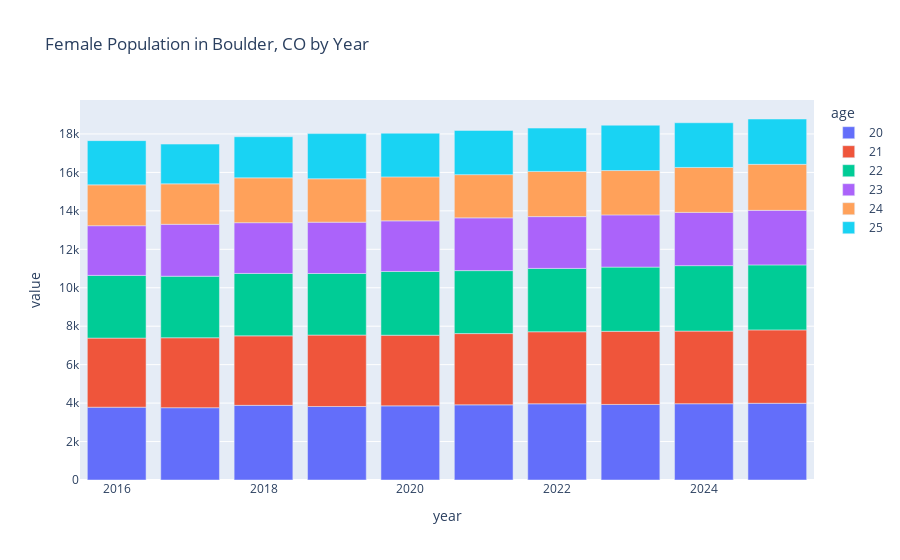

The code cell stored with this chart in its notebook:
### Code cell
# THIS will only work if you have plotly installed
# uncomment code to run - plotly is not  yet in our ea-environment but will be added
# conda install -c conda-forge plotly
pd.options.plotting.backend = "plotly"
dem_data_20_25_female_pivot.plot.bar(title="Female Population in Boulder, CO by Year")

### Figure 1 — Plotly figure (JSON) as saved in the notebook; plotly's stock layout.template omitted (floating-point values rounded to 4 significant figures)
{"data": [{"alignmentgroup": "True", "hovertemplate": "age=20<br>year=%{x}<br>value=%{y}<extra></extra>", "legendgroup": "20", "marker": {"color": "#636efa", "pattern": {"shape": ""}}, "name": "20", "offsetgroup": "20", "orientation": "v", "showlegend": true, "textposition": "auto", "type": "bar", "x": [2016, 2017, 2018, 2019, 2020, 2021, 2022, 2023, 2024, 2025], "xaxis": "x", "y": [3787, 3761, 3883, 3824, 3856, 3910, 3964, 3930, 3968, 3991], "yaxis": "y"}, {"alignmentgroup": "True", "hovertemplate": "age=21<br>year=%{x}<br>value=%{y}<extra></extra>", "legendgroup": "21", "marker": {"color": "#EF553B", "pattern": {"shape": ""}}, "name": "21", "offsetgroup": "21", "orientation": "v", "showlegend": true, "textposition": "auto", "type": "bar", "x": [2016, 2017, 2018, 2019, 2020, 2021, 2022, 2023, 2024, 2025], "xaxis": "x", "y": [3594, 3638, 3615, 3714, 3675, 3706, 3747, 3804, 3778, 3817], "yaxis": "y"}, {"alignmentgroup": "True", "hovertemplate": "age=22<br>year=%{x}<br>value=%{y}<extra></extra>", "legendgroup": "22", "marker": {"color": "#00cc96", "pattern": {"shape": ""}}, "name": "22", "offsetgroup": "22", "orientation": "v", "showlegend": true, "textposition": "auto", "type": "bar", "x": [2016, 2017, 2018, 2019, 2020, 2021, 2022, 2023, 2024, 2025], "xaxis": "x", "y": [3262, 3201, 3247, 3204, 3316, 3276, 3296, 3340, 3405, 3381], "yaxis": "y"}, {"alignmentgroup": "True", "hovertemplate": "age=23<br>year=%{x}<br>value=%{y}<extra></extra>", "legendgroup": "23", "marker": {"color": "#ab63fa", "pattern": {"shape": ""}}, "name": "23", "offsetgroup": "23", "orientation": "v", "showlegend": true, "textposition": "auto", "type": "bar", "x": [2016, 2017, 2018, 2019, 2020, 2021, 2022, 2023, 2024, 2025], "xaxis": "x", "y": [2585, 2700, 2640, 2669, 2632, 2743, 2693, 2716, 2769, 2836], "yaxis": "y"}, {"alignmentgroup": "True", "hovertemplate": "age=24<br>year=%{x}<br>value=%{y}<extra></extra>", "legendgroup": "24", "marker": {"color": "#FFA15A", "pattern": {"shape": ""}}, "name": "24", "offsetgroup": "24", "orientation": "v", "showlegend": true, "textposition": "auto", "type": "bar", "x": [2016, 2017, 2018, 2019, 2020, 2021, 2022, 2023, 2024, 2025], "xaxis": "x", "y": [2124, 2106, 2332, 2258, 2288, 2249, 2352, 2306, 2338, 2393], "yaxis": "y"}, {"alignmentgroup": "True", "hovertemplate": "age=25<br>year=%{x}<br>value=%{y}<extra></extra>", "legendgroup": "25", "marker": {"color": "#19d3f3", "pattern": {"shape": ""}}, "name": "25", "offsetgroup": "25", "orientation": "v", "showlegend": true, "textposition": "auto", "type": "bar", "x": [2016, 2017, 2018, 2019, 2020, 2021, 2022, 2023, 2024, 2025], "xaxis": "x", "y": [2301, 2067, 2139, 2349, 2273, 2299, 2253, 2360, 2325, 2360], "yaxis": "y"}], "layout": {"barmode": "relative", "legend": {"title": {"text": "age"}, "tracegroupgap": 0}, "title": {"text": "Female Population in Boulder, CO by Year"}, "xaxis": {"anchor": "y", "domain": [0, 1], "title": {"text": "year"}}, "yaxis": {"anchor": "x", "domain": [0, 1], "title": {"text": "value"}}}}
